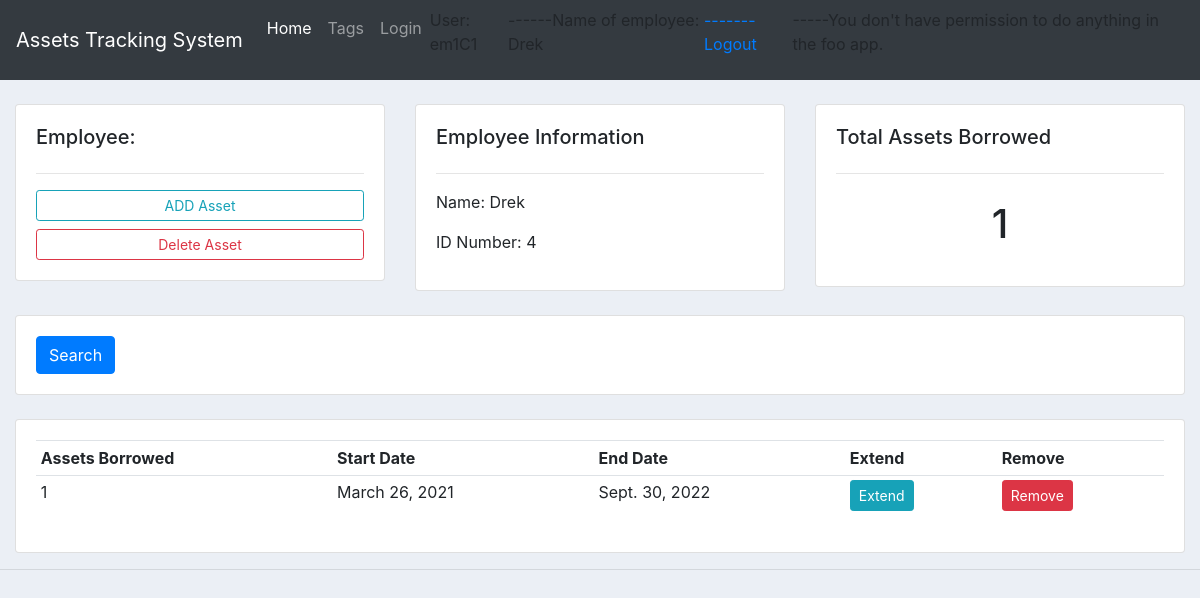
Before: /employee/4/ (signed in) with the older database file.
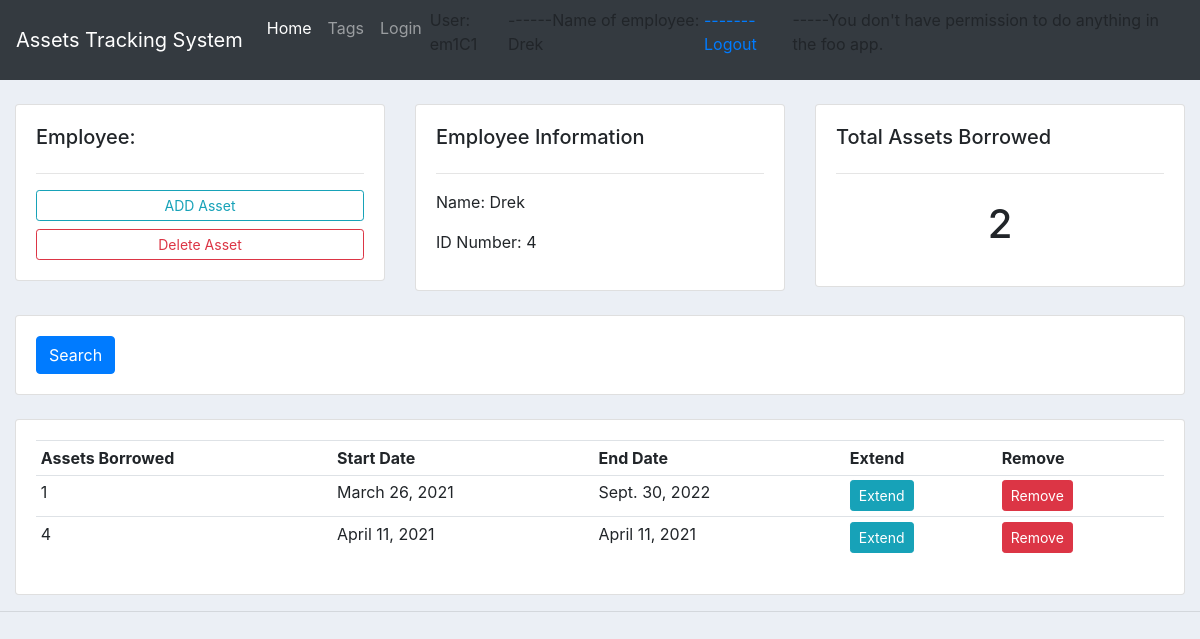
After: the same page with the newer database file.
### assetstracking/models.py (models this page shows, shortened)
class Borrowing(models.Model):
    borrowing_id = models.IntegerField(null=True)
    start_date = models.DateField(auto_now_add=True, null=True)
    end_date = models.DateField(null=True)
    subscriber_id = models.ManyToManyField(Subscriber)
    employee_id = models.ForeignKey(Employee, null=True, on_delete= models.SET_NULL)
    tag_id = models.ForeignKey(Tag, null=True, on_delete= models.SET_NULL)
    employee_id_scanned = models.IntegerField(null=True,default=0)
    asset_id_scanned = models.IntegerField(null=True,default=0)
    reader_code = models.CharField(max_length=200, null=True, default=0)

### assetstracking/views.py (the view)
# urls.py: path('employee/<str:employee_test>/', views.employee, name="employee"),
def employee(request, employee_test):
    employee = Employee.objects.get(id=employee_test)
    borrowings = employee.borrowing_set.all()
    borrowing_count = borrowings.count()
    context = {'employee': employee, 'borrowings': borrowings, 'borrowing_count':borrowing_count}
    return render(request, 'assetstracking/employee.html', context)

### assetstracking/templates/assetstracking/employee.html
{%  extends 'assetstracking/main.html' %}
{% block content %}
{% if user.employee.employee_id == employee.employee_id or perms.user.add_employee %}
	<br>
<div class="row">
	<div class="col-md">
		<div class="card card-body">
			<h5>Employee:</h5>
			<hr>
			<a class="btn btn-outline-info  btn-sm btn-block" href="">ADD Asset</a>
			<a class="btn btn-outline-danger  btn-sm btn-block" href="">Delete Asset</a>
		</div>
	</div>
	<div class="col-md">
		<div class="card card-body">
			<h5>Employee Information</h5>
			<hr>
			<p>Name: {{user.employee.employee_name}} </p>
			<p>ID Number: {{user.employee.employee_id}} </p>
		</div>
	</div>
	<div class="col-md">
		<div class="card card-body">
			<h5>Total Assets Borrowed</h5>
			<hr>
			<h1 style="text-align: center;padding: 10px">{{borrowing_count}}</h1>
		</div>
	</div>
</div>
<br>
<div class="row">
	<div class="col">
		<div class="card card-body">
			<form method="get">
		    <button class="btn btn-primary" type="submit">Search</button>
		  </form>
		</div>
	</div>
</div>
<br>
<div class="row">
	<div class="col-md">
		<div class="card card-body">
			<table class="table table-sm">
				<tr>
					<th>Assets Borrowed {{user.borrowing.borrowing_id}}</th>
					<th>Start Date</th>
					<th>End Date</th>
					<th>Extend</th>
					<th>Remove</th>
				</tr>
				{% for i in borrowings %}
				<tr>
					<td>{{i.borrowing_id}}</td>
					<td>{{i.start_date}}</td>
					<td>{{i.end_date}}</td>
					<td><a class="btn btn-sm btn-info" href="">Extend</a></td>
					<td><a class="btn btn-sm btn-danger" href="">Remove</a></td>
				</tr>
				{% endfor %}
			</table>
		</div>
	</div>
</div>
{% else %}
<li>You are not authorized to access this page</li>
{% endif %}
{% endblock %}

Changed rows visible on the page:
added Borrowing: borrowing_id "4", start_date "April 11, 2021", end_date "April 11, 2021"
Other visible differences:
{{ borrowing_count }}: "1" → "2"
